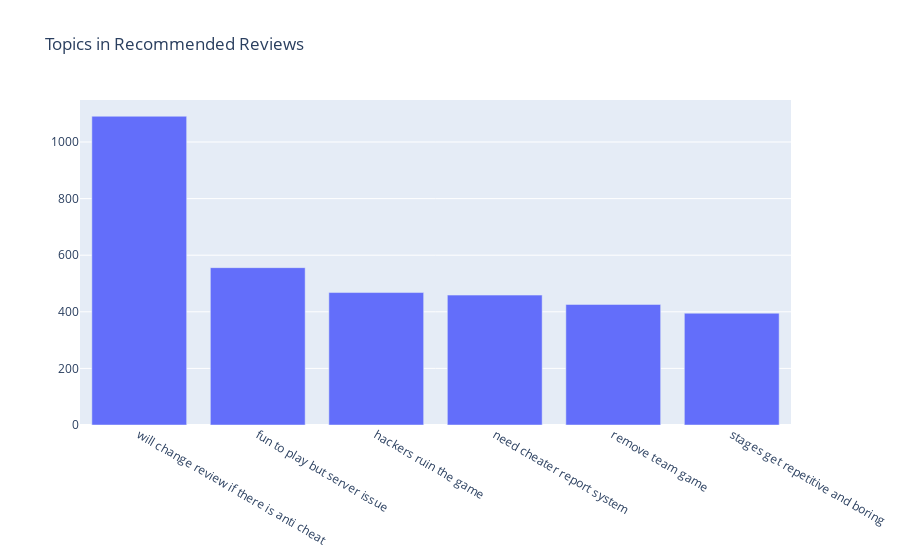

Notebook source saved alongside this figure:
### Code cell
fig = go.Figure([go.Bar(x=df_result['topic'], y=df_result['counts'])])
fig.update_layout(title=go.layout.Title(text="Topics in Recommended Reviews"))
fig.show()

### Figure 1 — Plotly figure (JSON) as saved in the notebook; plotly's stock layout.template omitted (floating-point values rounded to 4 significant figures)
{"data": [{"type": "bar", "x": ["will change review if there is anti cheat", "fun to play but server issue", "hackers ruin the game", "need cheater report system", "remove team game", "stages get repetitive and boring"], "y": [1091, 556, 468, 459, 426, 395]}], "layout": {"title": {"text": "Topics in Recommended Reviews"}}}
